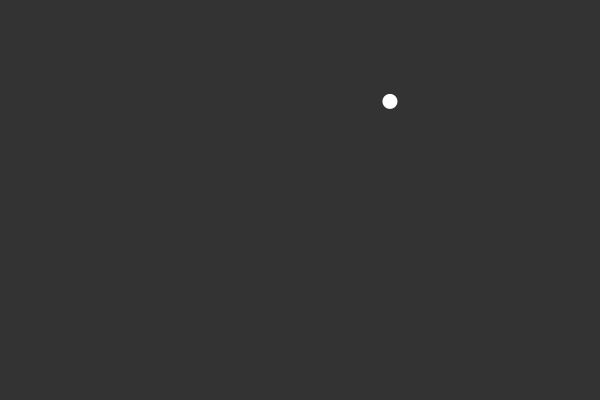
Frame 1 (no input)
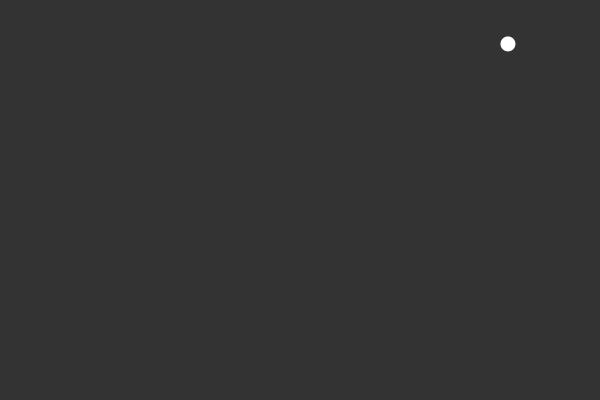
Frame 60 (the mouse pressed at the canvas centre just before this capture)
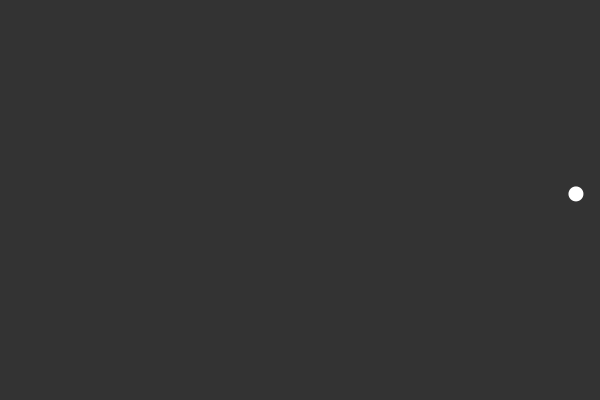
Frame 120 (the mouse held since frame 60 and released just before this capture)

The Processing sketch that drew these frames (run headless with seeded random() and noise(); from frame 60 on, the mouse is pressed at the canvas centre):

// Processing sketch: bouncing_Ball_vector
// ── bouncing_Ball_vector.pde

Ball b;
void setup() {
  size(600,400);
  b = new Ball();
}

void draw() {
  background(51);
  b.update();
  b.show();
}
// ── Ball.pde
class Ball {
  PVector position;
  PVector velocity;

  Ball() {
    position = new PVector(random(width),random(height));

    velocity = new PVector(2, -2.5);
  }
  
  void update() {
    if ((position.x<0) || (position.x>width)) {
      velocity.x *= -1;
    }
    if ((position.y<0) || (position.y>height)) {
      velocity.y *= -1;
    }
    
    position.add(velocity);
  }
  
  void show() {
    fill(255);
    noStroke();
    ellipse(position.x, position.y , 15, 15);
  }
}
